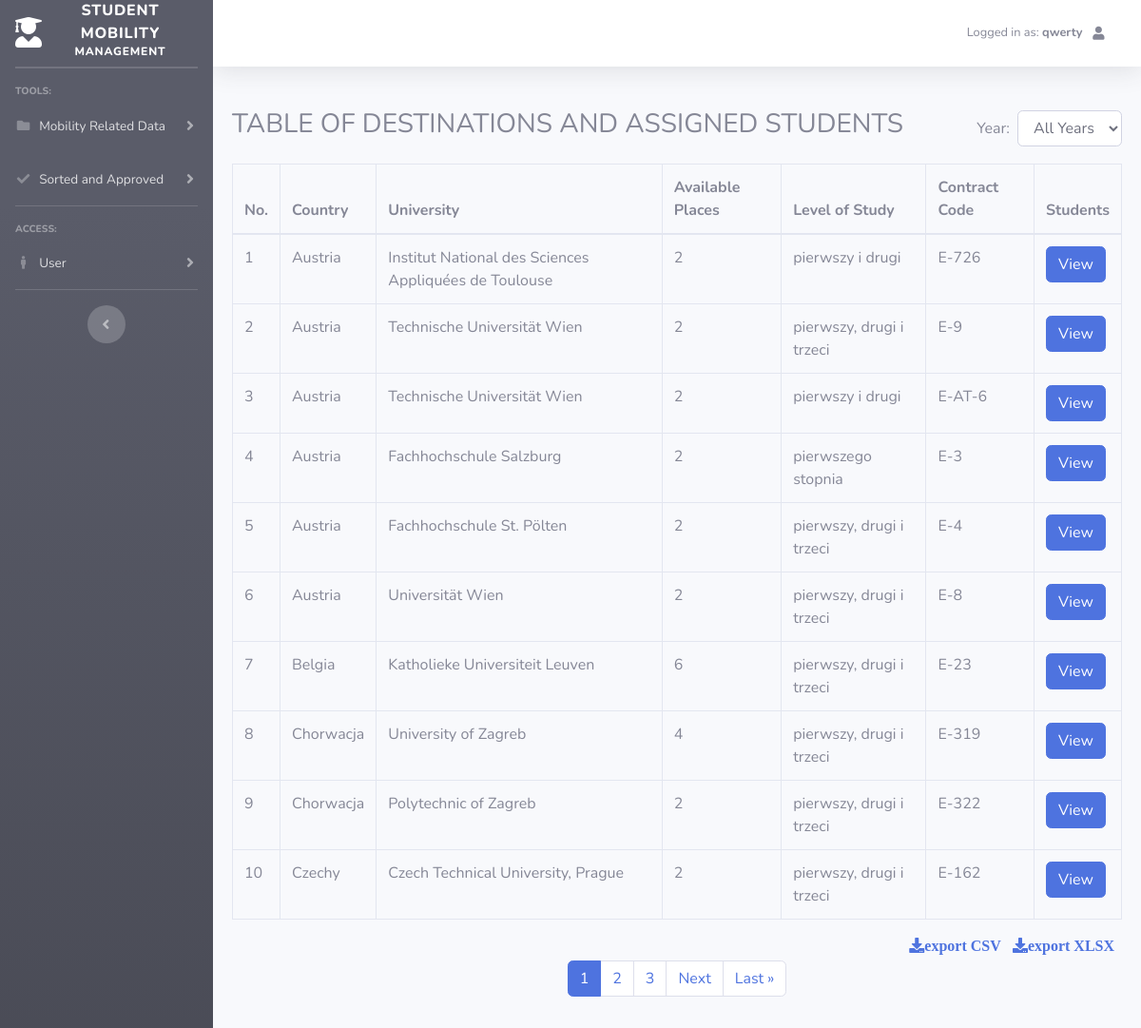
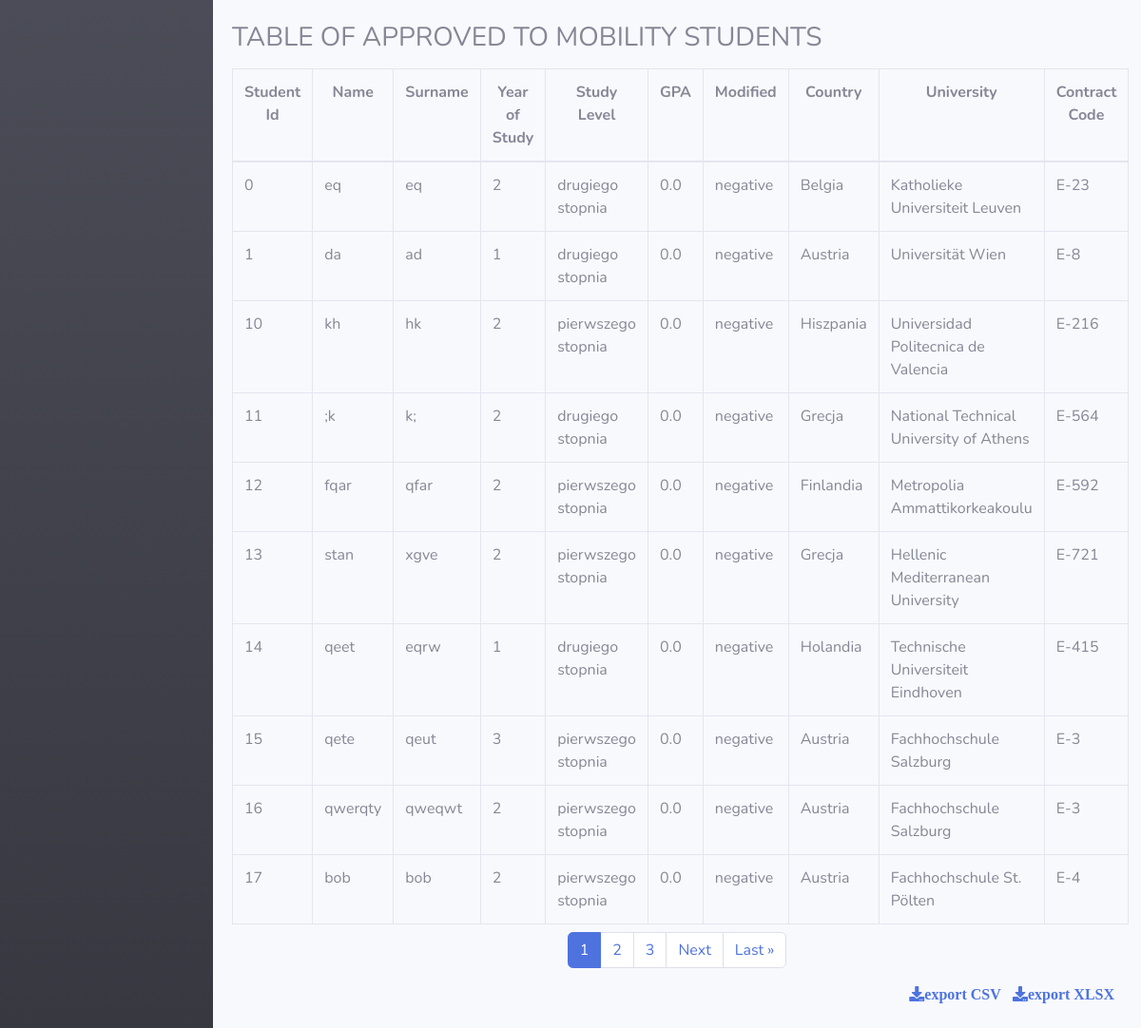
Page /approved (signed in) on the committed database (2 pictures, top to bottom).
### api/models.py (models this page shows, shortened)
class Destination(models.Model):
    country = models.CharField(max_length=50)
    university = models.CharField(max_length=100)
    available_places = models.PositiveIntegerField()
    contract_code = models.CharField(max_length=25)
    student = models.ManyToManyField('Student', blank = True, null = True)
    year = models.CharField(max_length=4, default='2024')
    faculty = models.CharField(max_length=100, choices=FACULTIES, default='None')
    study_level_available = models.CharField(max_length=50, default='Not Provided')
    comment = models.TextField(default='None')

class Student(models.Model):
    id = models.CharField(max_length=50, primary_key=True)
    name = models.CharField(max_length=50)
    surname = models.CharField(max_length=50)
    year_of_study = models.PositiveIntegerField()
    contract_codes = models.CharField(max_length=25)
    status = models.CharField(max_length=50, choices= APPLICATION_STATUS, default='Pending')
    year = models.CharField(max_length=4, default='2024')
    faculty = models.CharField(max_length=100, choices=FACULTIES, default='None')
    comment = models.TextField(default='None')
    study_level = models.CharField(max_length=20, default='Not Provided')
    gpa = models.FloatField(default=0, blank=True, null=True)  # Add GPA field
    MODIFIED_CHOICES = [
        ('positive', 'Positive'),
        ('negative', 'Negative'),
    ]
    modified = models.CharField(max_length=8, choices=MODIFIED_CHOICES, default='negative')  # Add Modified field

### api/views.py (the view, shortened to what this page needs)
# urls.py: path('approved', views.ApprovedListView, name = 'approved_list'),
@login_required(login_url="/login")
def ApprovedListView(request):
    year = request.GET.get('year')
    if year:
        destinations = Destination.objects.filter(year=year).order_by('id')
        approved_students = Student.objects.filter(status='Approved', year=year).order_by('id')
    else:
        destinations = Destination.objects.all().order_by('id')
        approved_students = Student.objects.filter(status='Approved').order_by('id')
    destination_paginator = Paginator(destinations, 10)
    destination_page_number = request.GET.get('destination_page', 1)
    destination_page_obj = destination_paginator.get_page(destination_page_number)
    student_paginator = Paginator(approved_students, 10)
    student_page_number = request.GET.get('student_page', 1)
    student_page_obj = student_paginator.get_page(student_page_number)
    destination_student_mapping = {}
    for destination in destinations:
        matching_students = [
            student for student in approved_students
            if destination.contract_code in student.contract_codes.split(';')
        ]
        destination_student_mapping[destination.id] = matching_students
    student_destination_mapping = {}
    for student in approved_students:
        for destination in destinations:
            if student in destination.student.all():
                student_destination_mapping[student.id] = destination
                break
    context = {
        'destination_page_obj': destination_page_obj,
        'student_page_obj': student_page_obj,
        'destination_student_mapping': destination_student_mapping,
        'approved_students': approved_students,
        'student_destination_mapping': student_destination_mapping,
    }
    return render(request, 'mobility/approved.html', context)

### api/templatetags/custom_filters.py (called while the page is built)
@register.filter
def get_item(dictionary, key):
    return dictionary.get(key)

@register.filter
def to_range(value, arg):
    return range(int(value), int(arg) + 1)

### api/templates/mobility/approved.html (shortened to what this page needs)
{% extends 'main/base.html' %}
{% load crispy_forms_tags %}
{% load custom_filters %}
{% block content %}
<div class="d-flex justify-content-between align-items-center mb-3">
    <h3>TABLE OF DESTINATIONS AND ASSIGNED STUDENTS</h3>
    <form method="get" class="form-inline">
        <label for="year" class="mr-2">Year:</label>
        <select name="year" id="year" class="form-control" onchange="this.form.submit()">
            <option value="">All Years</option>
        </select>
    </form>
</div>
<table class="table table-bordered table-hover">
    <thead>
        <tr>
            <th>No.</th>
            <th>Country</th>
            <th>University</th>
            <th>Available Places</th>
            <th>Level of Study</th>
            <th>Contract Code</th>
            <th>Students</th>
        </tr>
    </thead>
    <tbody>
        {% for destination in destination_page_obj %}
            <tr>
                <td>{{ destination.id }}</td>
                <td>{{ destination.country }}</td>
                <td>{{ destination.university }}</td>
                <td>{{ destination.available_places }}</td>
                <td>{{ destination.study_level_available }}</td>
                <td>{{ destination.contract_code }}</td>
                <td>
                    <button type="button" class="btn btn-primary" data-toggle="modal" data-target="#viewStudentsModal{{ destination.id }}">
                        View
                    </button>
                </td>
            </tr>
        {% endfor %}
    </tbody>
</table>
<div align="right">
    <a href="?download_destinations_csv=true{% if year %}&year={{ year }}{% endif %}" class="mb-2 mr-sm-2 fa fa-download">export CSV</a>
    <a href="?download_destinations_xlsx=true{% if year %}&year={{ year }}{% endif %}" class="mb-2 mr-sm-2 fa fa-download">export XLSX</a>
</div>
<nav aria-label="Page navigation for destinations">
    <ul class="pagination justify-content-center">
        {% for num in destination_page_obj.paginator.page_range %}
            {% if destination_page_obj.number == num %}
                <li class="page-item active"><a class="page-link">{{ num }}</a></li>
            {% elif num > destination_page_obj.number|add:'-3' and num < destination_page_obj.number|add:'3' %}
                <li class="page-item"><a class="page-link" href="?destination_page={{ num }}">{{ num }}</a></li>
            {% endif %}
        {% endfor %}
        {% if destination_page_obj.has_next %}
            <li class="page-item"><a class="page-link" href="?destination_page={{ destination_page_obj.next_page_number }}">Next</a></li>
            <li class="page-item"><a class="page-link" href="?destination_page={{ destination_page_obj.paginator.num_pages }}">Last &raquo;</a></li>
        {% endif %}
    </ul>
</nav>
<br>
<h3 class="mt-3 mb-2 mr-sm-2">TABLE OF APPROVED TO MOBILITY STUDENTS</h3>
<table class="table table-bordered table-hover mt-3 mb-2 mr-sm-2">
    <thead>
        <tr style="text-align:center">
            <th style="vertical-align:top">Student Id</th>
            <th style="vertical-align:top">Name</th>
            <th style="vertical-align:top">Surname</th>
            <th style="vertical-align:top">Year of Study</th>
            <th style="vertical-align:top">Study Level</th>
            <th style="vertical-align:top">GPA</th>
            <th style="vertical-align:top">Modified</th>
            <th style="vertical-align:top">Country</th>
            <th style="vertical-align:top">University</th>
            <th style="vertical-align:top">Contract Code</th>
        </tr>
    </thead>
    <tbody>
        {% for student in student_page_obj %}
            <tr>
                <td>{{ student.id }}</td>
                <td>{{ student.name }}</td>
                <td>{{ student.surname }}</td>
                <td>{{ student.year_of_study }}</td>
                <td>{{ student.study_level }}</td>
                <td>{{ student.gpa }}</td>
                <td>{{ student.modified }}</td>
                <td>
                    {% with destination=student_destination_mapping|get_item:student.id %}
                        {% if destination %}
                            {{ destination.country }}
                        {% else %}
                            No destination assigned
                        {% endif %}
                    {% endwith %}
                </td>
                <td>
                    {% with destination=student_destination_mapping|get_item:student.id %}
                        {% if destination %}
                            {{ destination.university }}
                        {% else %}
                            No destination assigned
                        {% endif %}
                    {% endwith %}
                </td>
                <td>
                    {% with destination=student_destination_mapping|get_item:student.id %}
                        {% if destination %}
                            {{ destination.contract_code }}
                        {% else %}
                            No destination assigned
                        {% endif %}
                    {% endwith %}
                </td>
            </tr>
        {% endfor %}
    </tbody>
</table>
<nav aria-label="Page navigation for students">
    <ul class="pagination justify-content-center">
        {% for num in student_page_obj.paginator.page_range %}
            {% if student_page_obj.number == num %}
                <li class="page-item active"><a class="page-link">{{ num }}</a></li>
            {% elif num > student_page_obj.number|add:'-3' and num < student_page_obj.number|add:'3' %}
                <li class="page-item"><a class="page-link" href="?student_page={{ num }}">{{ num }}</a></li>
            {% endif %}
        {% endfor %}
        {% if student_page_obj.has_next %}
            <li class="page-item"><a class="page-link" href="?student_page={{ student_page_obj.next_page_number }}">Next</a></li>
            <li class="page-item"><a class="page-link" href="?student_page={{ student_page_obj.paginator.num_pages }}">Last &raquo;</a></li>
        {% endif %}
    </ul>
</nav>
<div align="right">
    <a href="?download_approved_csv=true{% if year %}&year={{ year }}{% endif %}" class="mb-2 mr-sm-2 fa fa-download">export CSV</a>
    <a href="?download_approved_xlsx=true{% if year %}&year={{ year }}{% endif %}" class="mb-2 mr-sm-2 fa fa-download">export XLSX</a>
</div>
{% endblock %}

### api/templates/main/base.html (shortened to what this page needs)
{%load static%}
<!DOCTYPE html>
<html lang="en">
<head>
  <link href="https://cdnjs.cloudflare.com/ajax/libs/font-awesome/5.11.2/css/all.min.css" rel="stylesheet" type="text/css">
  <link href="{% static 'css/sb-admin-2.min.css' %}" rel="stylesheet">
</head>
<body id="page-top">
  <div id="wrapper">
    <ul class="navbar-nav bg-gradient-dark sidebar sidebar-dark accordion" id="accordionSidebar">
      <a class="sidebar-brand d-flex align-items-center justify-content-center" href="/home">
        <div class="sidebar-brand-icon">
          <i class="fas fa-user-graduate"  ></i>
        </div>
        <div class="sidebar-brand-text mx-3">Student Mobility <sup>Management</sup></div>
      </a>
      <hr class="sidebar-divider my-0">
      <hr class="sidebar-divider">
      <div class="sidebar-heading"> Tools: </div>
      <li class="nav-item">
        <a class="nav-link collapsed" href="#" data-toggle="collapse" data-target="#collapseMobilityData" aria-expanded="true" aria-controls="collapseMobilityData">
          <i class="fas fa-fw fa-folder"></i>
          <span>Mobility Related Data</span>
        </a>
      </li>
      <li class="nav-item">
        <a class="nav-link collapsed" href="#" data-toggle="collapse" data-target="#collapseSortedApproved" aria-expanded="true" aria-controls="collapseSortedApproved">
          <i class="fas fa-fw fa-check"></i>
          <span>Sorted and Approved</span>
        </a>
      </li>
      <hr class="sidebar-divider d-none d-md-block">
      <div class="sidebar-heading"> access: </div>
      <li class="nav-item">
        <a class="nav-link collapsed" href="#" data-toggle="collapse" data-target="#collapseAuthentication" aria-expanded="true" aria-controls="collapseAuthentication">
          <i class="fas fa-fw fa-male"></i>
          <span>User</span>
        </a>
      </li>
      <hr class="sidebar-divider d-none d-md-block">
      <div class="text-center d-none d-md-inline">
        <button class="rounded-circle border-0" id="sidebarToggle"></button>
      </div>
    </ul>
    <div id="content-wrapper" class="d-flex flex-column">
      <div id="content">
        <nav class="navbar navbar-expand navbar-light bg-white topbar mb-4 static-top shadow full-width-navbar">
          <ul class="navbar-nav ml-auto">
            {% if user.is_authenticated %}
            <li class="nav-item dropdown no-arrow">
              <a class="nav-link dropdown-toggle" href="#" id="userDropdown" role="button"
                 data-toggle="dropdown" aria-haspopup="true" aria-expanded="false">
                <span class="mr-2 d-none d-lg-inline small text-gray-600">Logged in as: <b >{{ user.username }}</b></span>
                <i class="fas fa-user fa-sm fa-fw mr-2 text-gray-600"></i>
              </a>
            </li>
            {% endif %}
          </ul>
        </nav>
        <div class="centered-content">
          {% block content %}
          {% endblock content %}
        </div>
      </div>
    </div>
  </div>
</body>
</html>

### api/templates/main/base.html (style rules this page uses)
.full-width-navbar { width: 100%; }
.centered-content { max-width: 1200px; margin: 0 auto; padding: 20px; }

### rows in the picture
Destination: id "1", country "Austria", university "Institut National des Sciences Appliquées de Toulouse", available_places "2", study_level_available "pierwszy i drugi", contract_code "E-726"
Destination: id "2", country "Austria", university "Technische Universität Wien", available_places "2", study_level_available "pierwszy, drugi i trzeci", contract_code "E-9"
Destination: id "3", country "Austria", university "Technische Universität Wien", available_places "2", study_level_available "pierwszy i drugi", contract_code "E-AT-6"
Destination: id "4", country "Austria", university "Fachhochschule Salzburg", available_places "2", study_level_available "pierwszego stopnia", contract_code "E-3"
Destination: id "5", country "Austria", university "Fachhochschule St. Pölten", available_places "2", study_level_available "pierwszy, drugi i trzeci", contract_code "E-4"
Destination: id "6", country "Austria", university "Universität Wien", available_places "2", study_level_available "pierwszy, drugi i trzeci", contract_code "E-8"
Destination: id "7", country "Belgia", university "Katholieke Universiteit Leuven", available_places "6", study_level_available "pierwszy, drugi i trzeci", contract_code "E-23"
Destination: id "8", country "Chorwacja", university "University of Zagreb", available_places "4", study_level_available "pierwszy, drugi i trzeci", contract_code "E-319"
Destination: id "9", country "Chorwacja", university "Polytechnic of Zagreb", available_places "2", study_level_available "pierwszy, drugi i trzeci", contract_code "E-322"
Destination: id "10", country "Czechy", university "Czech Technical University, Prague", available_places "2", study_level_available "pierwszy, drugi i trzeci", contract_code "E-162"
Student: id "0", name "eq", surname "eq", year_of_study "2", study_level "drugiego stopnia", gpa "0.0", modified "negative"
Student: id "1", name "da", surname "ad", year_of_study "1", study_level "drugiego stopnia", gpa "0.0", modified "negative"
Student: id "10", name "kh", surname "hk", year_of_study "2", study_level "pierwszego stopnia", gpa "0.0", modified "negative"
Destination: country "Hiszpania", university "Universidad Politecnica de Valencia", contract_code "E-216"
Student: id "11", name ";k", surname "k;", year_of_study "2", study_level "drugiego stopnia", gpa "0.0", modified "negative"
Destination: country "Grecja", university "National Technical University of Athens", contract_code "E-564"
Student: id "12", name "fqar", surname "qfar", year_of_study "2", study_level "pierwszego stopnia", gpa "0.0", modified "negative"
Destination: country "Finlandia", university "Metropolia Ammattikorkeakoulu", contract_code "E-592"
Student: id "13", name "stan", surname "xgve", year_of_study "2", study_level "pierwszego stopnia", gpa "0.0", modified "negative"
Destination: country "Grecja", university "Hellenic Mediterranean University", contract_code "E-721"
Student: id "14", name "qeet", surname "eqrw", year_of_study "1", study_level "drugiego stopnia", gpa "0.0", modified "negative"
Destination: country "Holandia", university "Technische Universiteit Eindhoven", contract_code "E-415"
Student: id "15", name "qete", surname "qeut", year_of_study "3", study_level "pierwszego stopnia", gpa "0.0", modified "negative"
Student: id "16", name "qwerqty", surname "qweqwt", year_of_study "2", study_level "pierwszego stopnia", gpa "0.0", modified "negative"
Student: id "17", name "bob", surname "bob", year_of_study "2", study_level "pierwszego stopnia", gpa "0.0", modified "negative"

### other values in the picture
{{ user.username }} "qwerty"
{{ num }} "1"
{{ num }} "2" "3"
